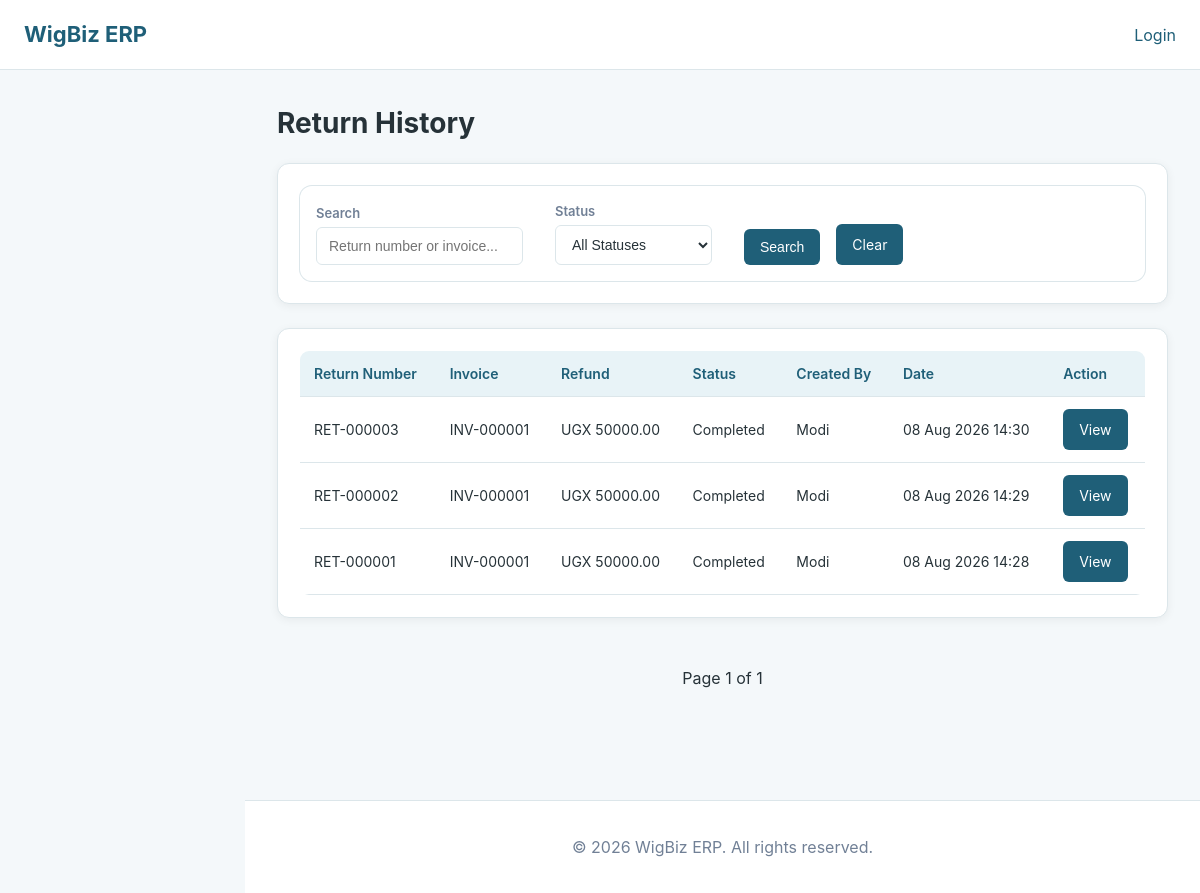
/sales/returns/, run on an earlier commit of the app's database.
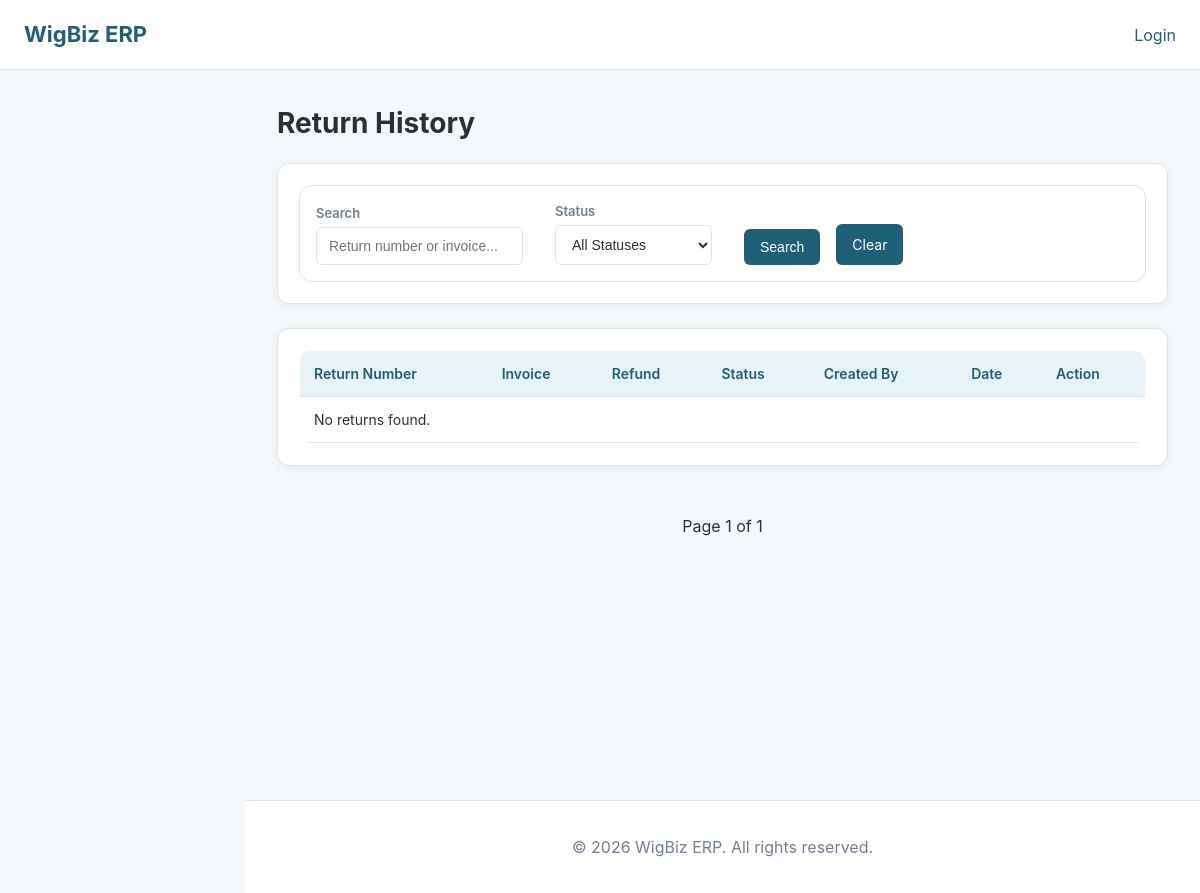
And on a later commit of the database.
### sales/models.py (models this page shows, shortened)
class SaleReturn(models.Model):
    class Status(models.TextChoices):
        PENDING = "PENDING", "Pending Approval"
        APPROVED = "APPROVED", "Approved"
        REJECTED = "REJECTED", "Rejected"
        COMPLETED = "COMPLETED", "Completed"
        CANCELLED = "CANCELLED", "Cancelled"
    sale = models.ForeignKey(
        Sale,
        on_delete=models.PROTECT,
        related_name="returns",
    )
    return_number = models.CharField(
        max_length=50,
        unique=True,
    )
    reason = models.TextField(
        blank=True,
    )
    total_refund = models.DecimalField(
        max_digits=12,
        decimal_places=2,
        default=0,
    )
    status = models.CharField(
        max_length=20,
        choices=Status.choices,
        default=Status.PENDING,
    )
    created_by = models.ForeignKey(
        User,
        on_delete=models.SET_NULL,
        null=True,
        related_name="created_returns",
    )
    approved_by = models.ForeignKey(
        User,
        on_delete=models.SET_NULL,
        null=True,
        blank=True,
        related_name="approved_returns",
    )
    approval_note = models.TextField(
        blank=True,
    )
    created_at = models.DateTimeField(
        auto_now_add=True,
    )
    approved_at = models.DateTimeField(
        null=True,
        blank=True,
    )

class Sale(models.Model):
    PAYMENT_METHODS = (
        ("CASH", "Cash"),
        ("MOBILE_MONEY", "Mobile Money"),
        ("CARD", "Card"),
        ("BANK", "Bank"),
    )
    class Status(models.TextChoices):
        DRAFT = 'DRAFT', 'Draft'
        COMPLETED = 'COMPLETED', 'Completed'
        CANCELLED = 'CANCELLED', 'Cancelled'
        REFUNDED = 'REFUNDED', 'Refunded'
    status = models.CharField(
        max_length=20,
        choices=Status.choices,
        default=Status.DRAFT,
    )
    customer = models.ForeignKey(
        Customer,
        on_delete=models.SET_NULL,
        null=True,
        blank=True,
        related_name="sales"
        )
    invoice_number = models.CharField(max_length=50, unique=True)
    sale_date = models.DateTimeField(auto_now_add=True)
    subtotal = models.DecimalField(max_digits=12, decimal_places=2, default=0)
    discount = models.DecimalField(max_digits=10, decimal_places=2, default=0)
    tax = models.DecimalField(max_digits=10, decimal_places=2, default=0)
    total_amount = models.DecimalField(max_digits=12, decimal_places=2, default=0)
    paid_amount = models.DecimalField(max_digits=12, decimal_places=2, default=0)
    balance = models.DecimalField(max_digits=12, decimal_places=2, default=0)
    payment_method = models.CharField(max_length=20, choices=PAYMENT_METHODS, default="CASH")
    created_by = models.ForeignKey(User, on_delete=models.SET_NULL, null=True, related_name="sales_created")

### accounts/models.py (models this page shows, shortened)
class User(AbstractUser):
    phone = models.CharField(max_length=20, blank=True)
    role = models.ForeignKey(
        Role,
        on_delete=models.SET_NULL,
        null=True,
        blank=True,
        related_name="users",
    )
    created_at = models.DateTimeField(auto_now_add=True)

### sales/views.py (the view)
# urls.py: path("returns/",views.return_history,name="return_history",),
def return_history(request):
    returns = (
        SaleReturn.objects
        .select_related(
            "sale",
            "created_by",
        )
        .prefetch_related(
            "items__sale_item__product",
        )
        .order_by("-created_at")
    )
    search = request.GET.get(
        "search",
        ""
    ).strip()
    if search:
        returns = returns.filter(
            Q(return_number__icontains=search)
            |
            Q(sale__invoice_number__icontains=search)
        )
    status = request.GET.get(
        "status",
        ""
    )
    if status:
        returns = returns.filter(
            status=status
        )
    paginator = Paginator(
        returns,
        20
    )
    page_number = request.GET.get(
        "page"
    )
    page_obj = paginator.get_page(
        page_number
    )
    return render(
        request,
        "sales/return_history.html",
        {
            "returns": page_obj,
            "search": search,
            "selected_status": status,
            "status_choices": SaleReturn.Status.choices,
        },
    )

### templates/sales/return_history.html (shortened to what the changed rows need)
{% extends "base.html" %}
{% block content %}
<div class="page-header">
    <h1>
        Return History
    </h1>
</div>
<br>
<div class="report-card">
    <div class="table-container">
        <table>
            <thead>
                <tr>
                    <th>
                        Return Number
                    </th>
                    <th>
                        Invoice
                    </th>
                    <th>
                        Refund
                    </th>
                    <th>
                        Status
                    </th>
                    <th>
                        Created By
                    </th>
                    <th>
                        Date
                    </th>
                    <th>
                        Action
                    </th>
                </tr>
            </thead>
            <tbody>
                {% for return in returns %}
                    <tr>
                        <td>
                            {{ return.return_number }}
                        </td>
                        <td>
                            {{ return.sale.invoice_number }}
                        </td>
                        <td>
                            UGX {{ return.total_refund }}
                        </td>
                        <td>
                            {% if return.status == "COMPLETED" %}
                                <span class="status-success">
                                    {{ return.get_status_display }}
                                </span>
                            {% elif return.status == "CANCELLED" %}
                                <span class="status-danger">
                                    {{ return.get_status_display }}
                                </span>
                            {% else %}
                                <span class="status-warning">
                                    {{ return.get_status_display }}
                                </span>
                            {% endif %}
                        </td>
                        <td>
                            {% if return.created_by %}
                                {{ return.created_by.get_full_name|default:return.created_by.username }}
                            {% else %}
                                —
                            {% endif %}
                        </td>
                        <td>
                            {{ return.created_at|date:"d M Y H:i" }}
                        </td>
                        <td>
                            <a
                                href="{% url 'sales:return_detail' return.pk %}"
                                class="btn btn-secondary"
                            >
                                View
                            </a>
                        </td>
                    </tr>
                {% empty %}
                    <tr>
                        <td colspan="7">
                            No returns found.
                        </td>
                    </tr>
                {% endfor %}
            </tbody>
        </table>
    </div>
</div>
<br>
{% endblock %}

What changed in the data, as far as the page shows it:
removed SaleReturn: return_number "RET-000003", sale.invoice_number "INV-000001", total_refund "50000.00", status "Completed", created_by.get_full_name "Modi", created_at "08 Aug 2026 14:30"
removed SaleReturn: return_number "RET-000002", sale.invoice_number "INV-000001", total_refund "50000.00", status "Completed", created_by.get_full_name "Modi", created_at "08 Aug 2026 14:29"
removed SaleReturn: return_number "RET-000001", sale.invoice_number "INV-000001", total_refund "50000.00", status "Completed", created_by.get_full_name "Modi", created_at "08 Aug 2026 14:28"
Also different on the page:
text now shown: "No returns found."
